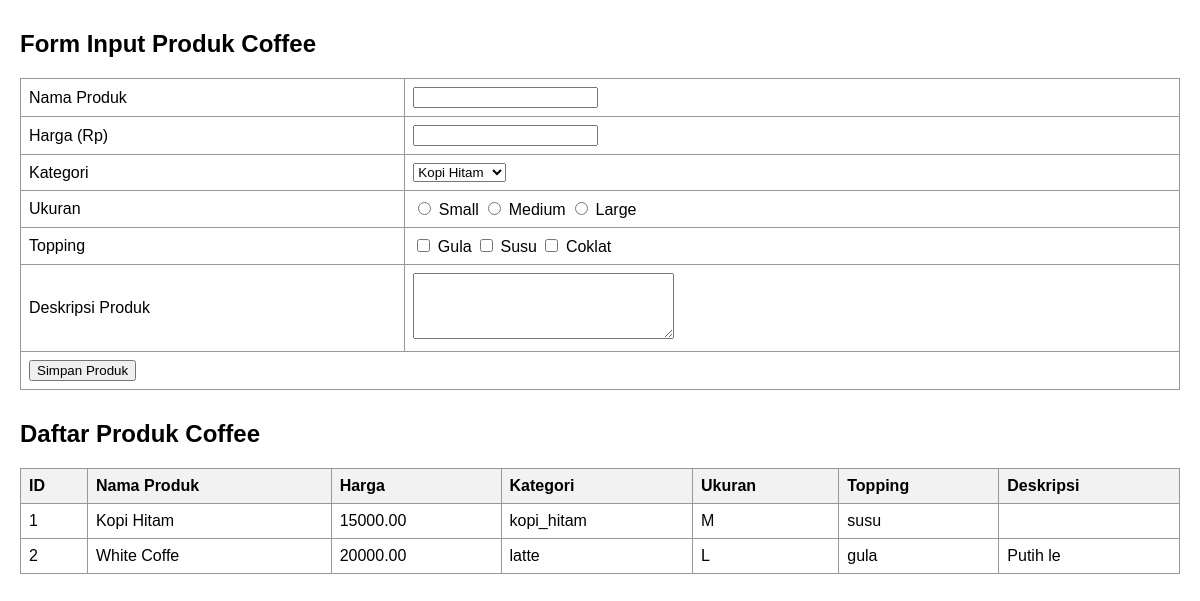
Screenshot of /Coffe.php with the database file from the repository.
### tables this page shows
CREATE TABLE `produk_coffee` (
  `id` int(11) NOT NULL,
  `nama_produk` varchar(100) NOT NULL,
  `harga` decimal(10,2) NOT NULL,
  `kategori` varchar(50) DEFAULT NULL,
  `ukuran` varchar(10) DEFAULT NULL,
  `topping` varchar(255) DEFAULT NULL,
  `deskripsi` text DEFAULT NULL
);

### Coffe.php (the view, shortened to what this page needs)
<?php
    include "database.php";
    include "Form.php";
    $form = new Form("Coffe.php", "Simpan Produk");
    $form->addText("nama_produk", "Nama Produk");
    $form->addText("harga", "Harga (Rp)");
    $form->addSelect("kategori", "Kategori", array(
        "kopi_hitam" => "Kopi Hitam",
        "espresso"   => "Espresso",
        "latte"      => "Latte",
        "cappuccino" => "Cappuccino"
    ));
    $form->addRadio("ukuran", "Ukuran", array(
        "S" => "Small",
        "M" => "Medium",
        "L" => "Large"
    ));
    $form->addCheckbox("topping", "Topping", array(
        "gula"   => "Gula",
        "susu"   => "Susu",
        "coklat" => "Coklat"
    ));
    $form->addTextarea("deskripsi", "Deskripsi Produk");
?>
<!DOCTYPE html>
<html>
<head>
</head>
<body>
    <h2>Form Input Produk Coffee</h2>
    <?php $form->displayForm(); ?>
    <h2>Daftar Produk Coffee</h2>
    <table>
        <tr>
            <th>ID</th>
            <th>Nama Produk</th>
            <th>Harga</th>
            <th>Kategori</th>
            <th>Ukuran</th>
            <th>Topping</th>
            <th>Deskripsi</th>
        </tr>
        <?php
        $result = $koneksi->query("SELECT * FROM produk_coffee ORDER BY id ASC");
        if ($result->num_rows > 0) {
            while($row = $result->fetch_assoc()){
                echo "<tr>
                        <td>".$row['id']."</td>
                        <td>".$row['nama_produk']."</td>
                        <td>".$row['harga']."</td>
                        <td>".$row['kategori']."</td>
                        <td>".$row['ukuran']."</td>
                        <td>".$row['topping']."</td>
                        <td>".$row['deskripsi']."</td>
                      </tr>";
            }
        } else {
            echo "<tr><td colspan='7' align='center'>Belum ada data produk</td></tr>";
        }
        ?>
    </table>
</body>
</html>

### Form.php (shortened to what this page needs)
<?php
    class Form {
        var $fields = array();
        var $action;
        var $submit = "";
        var $jumField = 0;
        function __construct($action, $submit){
            $this->action = $action;
            $this->submit = $submit;
        }
        function addText($name, $label){
            $this->fields[$this->jumField] = array(
                'type'  => 'text',
                'name'  => $name,
                'label' => $label
            );
            $this->jumField++;
        }
        function addRadio($name, $label, $options){
            $this->fields[$this->jumField] = array(
                'type'    => 'radio',
                'name'    => $name,
                'label'   => $label,
                'options' => $options
            );
            $this->jumField++;
        }
        function addCheckbox($name, $label, $options){
            $this->fields[$this->jumField] = array(
                'type'    => 'checkbox',
                'name'    => $name,
                'label'   => $label,
                'options' => $options
            );
            $this->jumField++;
        }
        function addSelect($name, $label, $options){
            $this->fields[$this->jumField] = array(
                'type'    => 'select',
                'name'    => $name,
                'label'   => $label,
                'options' => $options
            );
            $this->jumField++;
        }
        function addTextarea($name, $label){
            $this->fields[$this->jumField] = array(
                'type'  => 'textarea',
                'name'  => $name,
                'label' => $label
            );
            $this->jumField++;
        }
        function displayForm(){
            echo "<form action='".$this->action."' method='post'>";
            echo "<table width='100%' cellspacing='5'>";
            foreach($this->fields as $field){
                echo "<tr><td align='right'>".$field['label']."</td><td>";
                switch($field['type']){
                    case 'text':
                        echo "<input type='text' name='".$field['name']."'>";
                        break;
                    case 'radio':
                        foreach($field['options'] as $val => $optLabel){
                            echo "<input type='radio' name='".$field['name']."' value='".$val."'> ".$optLabel." ";
                        }
                        break;
                    case 'checkbox':
                        foreach($field['options'] as $val => $optLabel){
                            echo "<input type='checkbox' name='".$field['name']."[]' value='".$val."'> ".$optLabel." ";
                        }
                        break;
                    case 'select':
                        echo "<select name='".$field['name']."'>";
                        foreach($field['options'] as $val => $optLabel){
                            echo "<option value='".$val."'>".$optLabel."</option>";
                        }
                        echo "</select>";
                        break;
                    case 'textarea':
                        echo "<textarea name='".$field['name']."' rows='4' cols='30'></textarea>";
                        break;
                }
                echo "</td></tr>";
            }
            echo "<tr><td colspan='2' align='center'>";
            echo "<input type='submit' name='tombol' value='".$this->submit."'>";
            echo "</td></tr>";
            echo "</table></form>";
        }
    }
?>

### Coffe.php (style rules this page uses)
body { font-family: Arial, sans-serif; margin: 20px; }
table { border-collapse: collapse; width: 100%; margin-top: 20px; }
th, td { border: 1px solid #999; padding: 8px; text-align: left; }
th { background-color: #f2f2f2; }
form { margin-bottom: 20px; }
h2 { margin-top: 30px; }

### rows the page displays
produk_coffee: id "1", nama_produk "Kopi Hitam", harga "15000.00", kategori "kopi_hitam", ukuran "M", topping "susu"
produk_coffee: id "2", nama_produk "White Coffe", harga "20000.00", kategori "latte", ukuran "L", topping "gula", deskripsi "Putih le"

### other values shown
$field['label'] "Nama Produk"
$field['label'] "Harga (Rp)"
$field['label'] "Kategori"
$field['label'] "Ukuran"
$optLabel "Small"
$optLabel "Medium"
$optLabel "Large"
$field['label'] "Topping"
$optLabel "Gula"
$optLabel "Susu"
$optLabel "Coklat"
$field['label'] "Deskripsi Produk"
form field kategori "Kopi Hitam"
